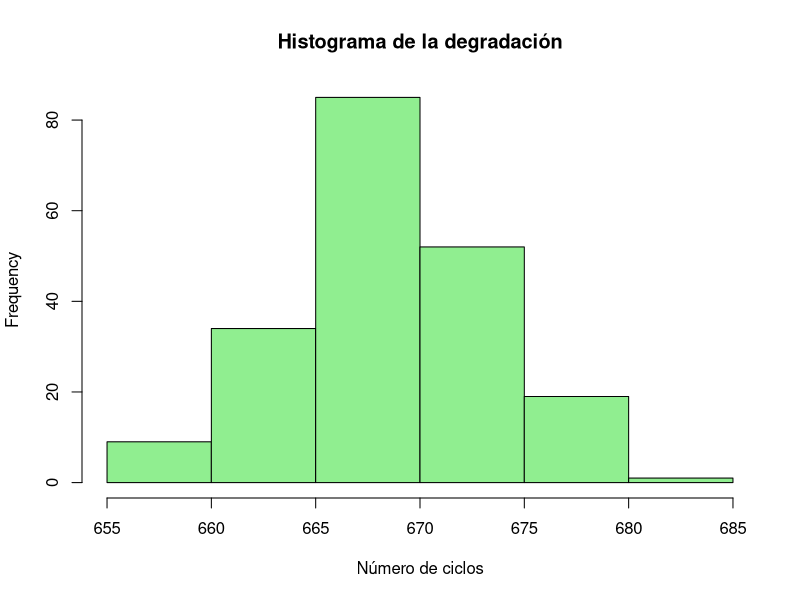
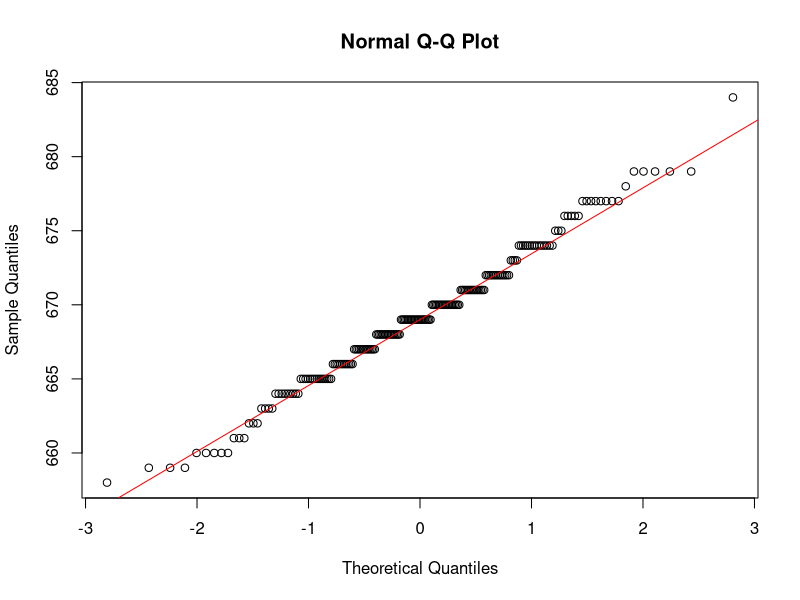
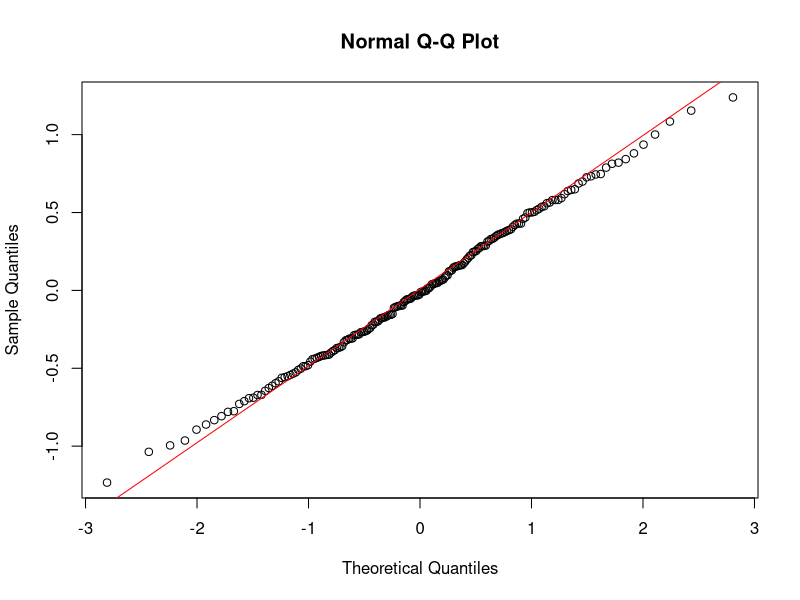
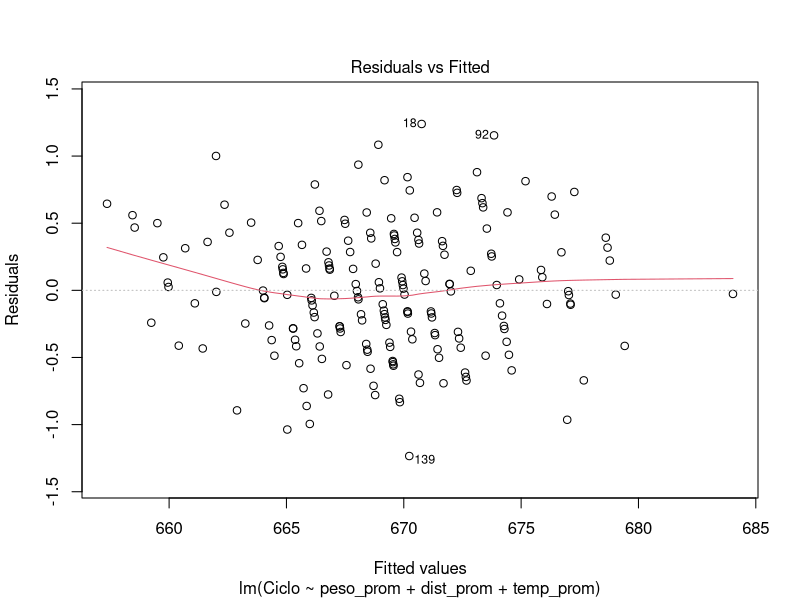
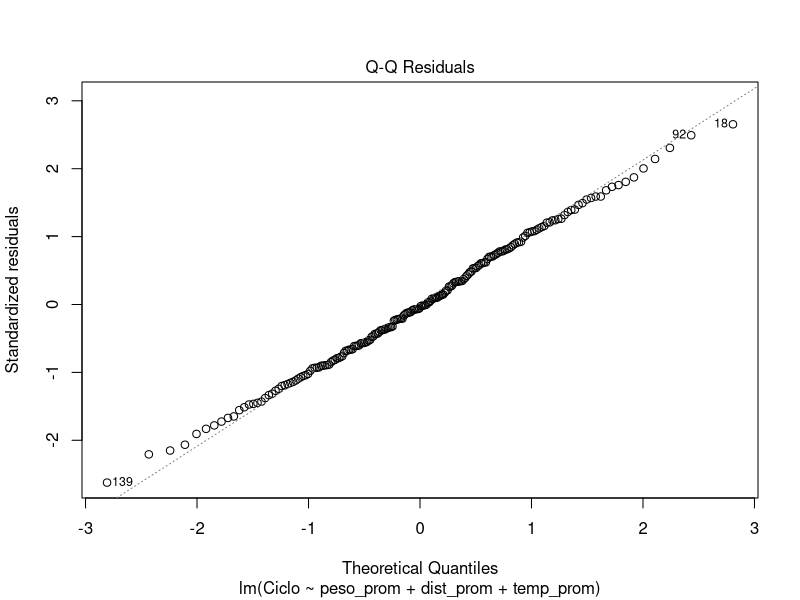
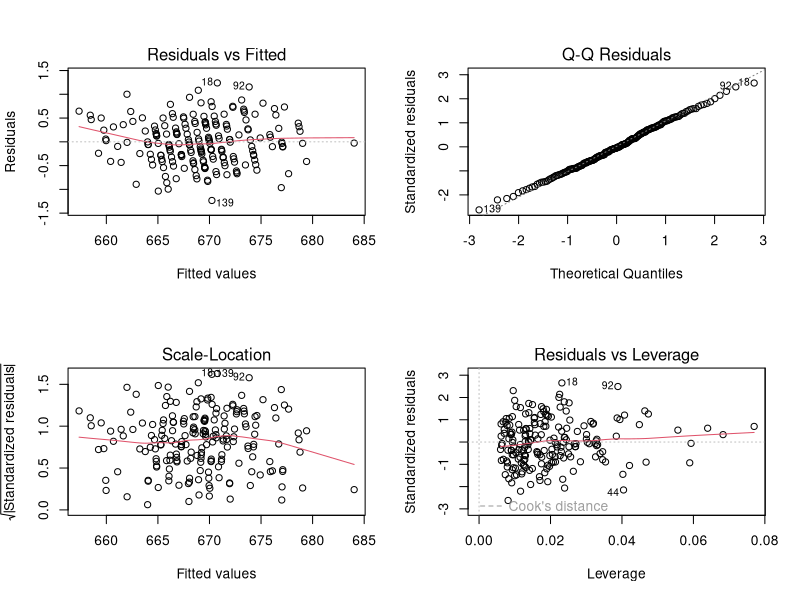
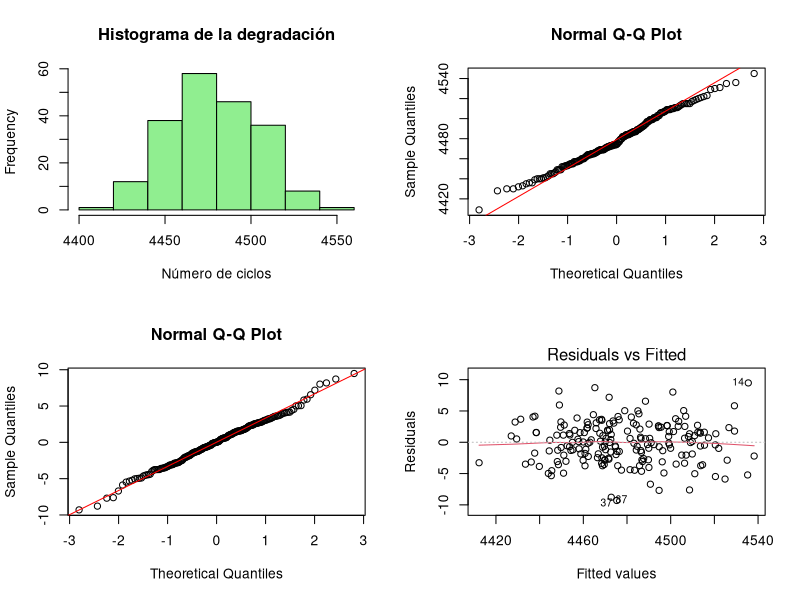
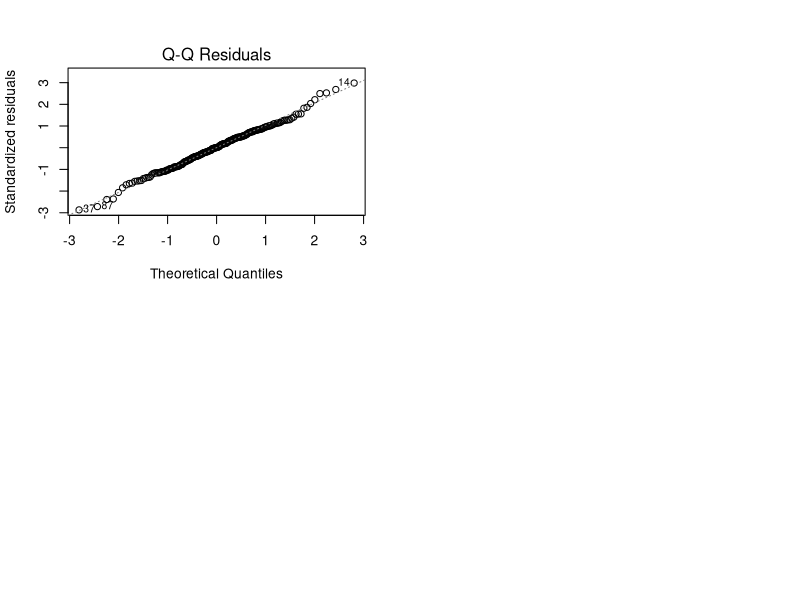

Generate these figures, in order, with R:
# =====================================================
# ANALISIS DE REGRESION Y SUPUESTOS DEL MODELO LINEAL
# =====================================================

# Cargar librerías necesarias
# lmtest: pruebas de independencia y homocedasticidad
# car: diagnóstico de multicolinealidad

library(lmtest)
library(car)

# =====================================================
# CASO 1: Distancia larga – Peso alto
# =====================================================

# Cargar datos
caso1 <- read.csv("dataset(largo_alto).csv")

# Histograma de la variable respuesta (Ciclo)
hist(caso1$Ciclo,
     main = "Histograma de la degradación",
     xlab = "Número de ciclos",
     col = "lightgreen")

# Evaluación visual de normalidad (Q-Q plot)
qqnorm(caso1$Ciclo)
qqline(caso1$Ciclo, col = "red")

# Prueba de normalidad sobre la variable respuesta
shapiro.test(caso1$Ciclo)

# Prueba Kolmogorov–Smirnov para normalidad
ciclo <- caso1$Ciclo
ks.test(ciclo, "pnorm", mean = mean(ciclo), sd = sd(ciclo))

# Ajuste del modelo de regresión lineal múltiple
modelo <- lm(Ciclo ~ peso_prom + dist_prom + temp_prom, data = caso1)
summary(modelo)

# Obtención de residuos del modelo
res <- residuals(modelo)

# Normalidad de los errores (gráfico y prueba)
qqnorm(res)
qqline(res, col = "red")
shapiro.test(res)

# Linealidad y homocedasticidad (residuos vs ajustados)
plot(modelo, which = 1)

# Normalidad de los residuos (Q-Q del modelo)
plot(modelo, which = 2)

# Gráficos diagnósticos completos del modelo
par(mfrow = c(2,2))
plot(modelo)

# Independencia de los errores (Durbin-Watson)
dwtest(modelo)

# Homocedasticidad (Breusch-Pagan)
bptest(modelo)

# Multicolinealidad (Factor de Inflación de Varianza)
vif(modelo)

# =====================================================
# CASO 2: Distancia corta – Peso alto
# =====================================================

# Cargar datos
caso2 <- read.csv("dataset(corta_alto).csv")

# Histograma de la variable respuesta
hist(caso2$Ciclo,
     main = "Histograma de la degradación",
     xlab = "Número de ciclos",
     col = "lightgreen")

# Evaluación visual de normalidad
qqnorm(caso2$Ciclo)
qqline(caso2$Ciclo, col = "red")

# Prueba de normalidad
shapiro.test(caso2$Ciclo)

# Kolmogorov–Smirnov
ciclo <- caso2$Ciclo
ks.test(ciclo, "pnorm", mean = mean(ciclo), sd = sd(ciclo))

# Modelo de regresión
modelo <- lm(Ciclo ~ peso_prom + dist_prom + temp_prom, data = caso2)
summary(modelo)

# Residuos
res <- residuals(modelo)

# Normalidad de residuos
qqnorm(res)
qqline(res, col = "red")
shapiro.test(res)

# Diagnósticos gráficos
plot(modelo, which = 1)
plot(modelo, which = 2)

par(mfrow = c(2,2))
plot(modelo)

# Supuestos del modelo
dwtest(modelo)
bptest(modelo)
vif(modelo)

# =====================================================
# CASO 3: Distancia corta – Peso bajo
# =====================================================

# Cargar datos
caso3 <- read.csv("dataset(corta_bajo).csv")

# Histograma
hist(caso3$Ciclo,
     main = "Histograma de la degradación",
     xlab = "Número de ciclos",
     col = "lightgreen")

# Normalidad visual
qqnorm(caso3$Ciclo)
qqline(caso3$Ciclo, col = "red")

# Pruebas de normalidad
shapiro.test(caso3$Ciclo)

ciclo <- caso3$Ciclo
ks.test(ciclo, "pnorm", mean = mean(ciclo), sd = sd(ciclo))

# Modelo
modelo <- lm(Ciclo ~ peso_prom + dist_prom + temp_prom, data = caso3)
summary(modelo)

# Residuos
res <- residuals(modelo)

# Normalidad de errores
qqnorm(res)
qqline(res, col = "red")
shapiro.test(res)

# Diagnósticos
plot(modelo, which = 1)
plot(modelo, which = 2)

par(mfrow = c(2,2))
plot(modelo)

# Verificación de supuestos
dwtest(modelo)
bptest(modelo)
vif(modelo)

# =====================================================
# CASO DE PRUEBA
# =====================================================

# Cargar datos de prueba
prueba <- read.csv("prueba3.csv")

# Histograma
hist(prueba$Ciclo,
     main = "Histograma de la degradación",
     xlab = "Número de ciclos",
     col = "lightgreen")

# Normalidad visual
qqnorm(prueba$Ciclo)
qqline(prueba$Ciclo, col = "red")

# Pruebas de normalidad
shapiro.test(prueba$Ciclo)

ciclo <- prueba$Ciclo
ks.test(ciclo, "pnorm", mean = mean(ciclo), sd = sd(ciclo))

# Modelo de regresión
modelo <- lm(Ciclo ~ peso_prom + dist_prom + temp_prom, data = prueba)
summary(modelo)

# Residuos
res <- residuals(modelo)

# Normalidad de errores
qqnorm(res)
qqline(res, col = "red")
shapiro.test(res)

# Diagnósticos del modelo
plot(modelo, which = 1)
plot(modelo, which = 2)

par(mfrow = c(2,2))
plot(modelo)

# Evaluación de supuestos
dwtest(modelo)
bptest(modelo)
vif(modelo)


